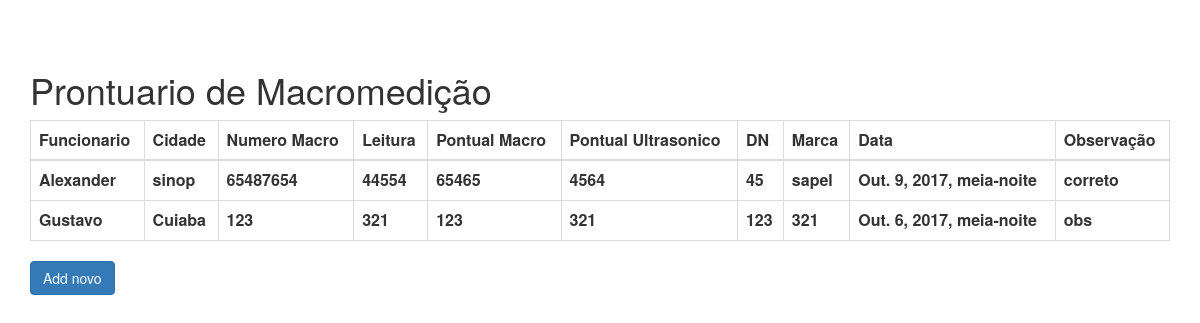
The page /pessoa/prontuario/ on the database its author committed.
### pessoa/models.py (models this page shows, shortened)
class Prontuario(models.Model):
    pessoa = models.ForeignKey(Pessoa, on_delete = models.CASCADE, verbose_name = 'Pessoa')
    city = models.CharField(max_length = 200, verbose_name= 'Cidade')
    macro_number = models.CharField(max_length = 200, verbose_name = 'Nº Macro')
    macro_read = models.CharField(max_length = 200, verbose_name = 'Leitura')
    pontual_macro = models.CharField(max_length = 200, verbose_name = 'Q = Pontual Macro')
    pontual_ultrasonico = models.CharField(max_length = 200, verbose_name = "Q = Pontual Ultrasonico")
    dn = models.CharField(max_length = 200, verbose_name = 'DN')
    marca = models.CharField(max_length = 200, verbose_name = 'Marca')
    entry_date = models.DateTimeField('Data de Entrada')
    observation = models.CharField(max_length = 200, verbose_name = 'Observação')

class Pessoa(models.Model):
    nome = models.CharField(max_length = 200,verbose_name='Nome')
    cpf = models.CharField(max_length = 11, verbose_name='CPF')
    data_nasc = models.DateTimeField('Data de nascimento')

### pessoa/views.py (the view)
class ProntuarioList(ListView):
    model = Prontuario
    template_name = 'pessoa/prontuario_list.html'

### pessoa/templates/pessoa/prontuario_list.html
{% load static %}
<link rel="stylesheet" type="text/css" href="{% static 'pessoa/css/bootstrap.css' %}" />
<div class="container" style="margin-top:50px">
    <h1>Prontuario de Macromedição</h1>
    {% if object_list %}
    <table class="table table-bordered">
        <thead>
            <tr>
                <th>Funcionario</th>
                <th>Cidade</th>
                <th>Numero Macro</th>
                <th>Leitura</th>
                <th>Pontual Macro</th>
                <th>Pontual Ultrasonico</th>
                <th>DN</th>
                <th>Marca</th>
                <th>Data</th>
                <th>Observação</th>
            </tr>
        </thead>
        <tbody>
            {%for prontuario in object_list %}
            <tr>
                <th>{{ prontuario.pessoa.nome }}</th>
                <th>{{ prontuario.city }}</th>
                <th>{{ prontuario.macro_number}}</th>
                <th>{{ prontuario.macro_read}}</th>
                <th>{{ prontuario.pontual_macro}}</th>
                <th>{{ prontuario.pontual_ultrasonico}}</th>
                <th>{{ prontuario.dn}}</th>
                <th>{{ prontuario.marca}}</th>
                <th>{{ prontuario.entry_date}}</th>
                <th>{{ prontuario.observation}}</th>
            </tr>
            {%endfor%}
        </tbody>
    </table>
    {% else %}
    <p> Não existe nenhum dado de pessoa. Clique em "Add novo" para adcionar um.</p>
    {% endif %}
    <a class="btn btn-primary" type="button" href="{% url 'pessoa:prontuario_new' %}">Add novo</a>
</div>

### rows shown on the page
Prontuario: pessoa.nome "Alexander", city "sinop", macro_number "65487654", macro_read "44554", pontual_macro "65465", pontual_ultrasonico "4564", dn "45", marca "sapel", entry_date "Out. 9, 2017, meia-noite", observation "correto"
Prontuario: pessoa.nome "Gustavo", city "Cuiaba", macro_number "123", macro_read "321", pontual_macro "123", pontual_ultrasonico "321", dn "123", marca "321", entry_date "Out. 6, 2017, meia-noite", observation "obs"
